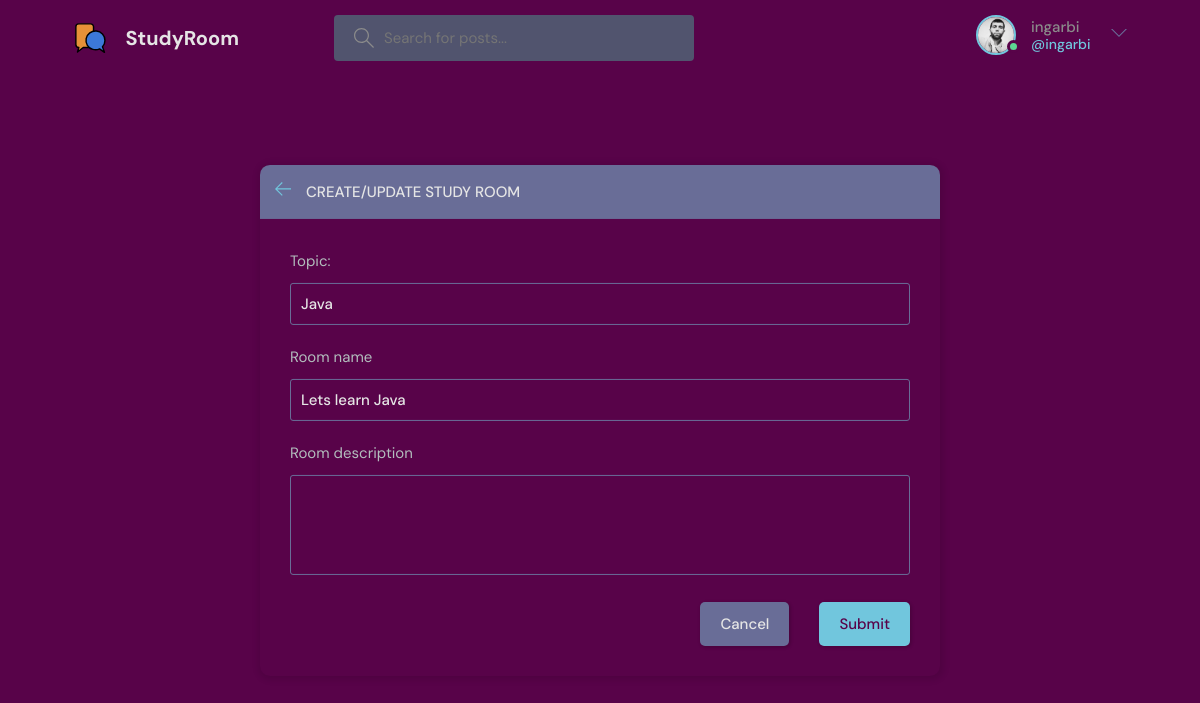
Page /update-room/2/ (signed in) on the committed database.
### base/models.py (models this page shows, shortened)
class User(AbstractUser):
    name = models.CharField(max_length=200, null=True)
    username = models.CharField(max_length=200, null=True)
    email = models.EmailField(unique=True, null=True)
    bio = models.TextField(null=True)
    avatar = models.ImageField(null=True, default="avatar.svg")
    objects = UserManager()
    USERNAME_FIELD = 'email'
    REQUIRED_FIELDS = []

class Room(models.Model):
    host = models.ForeignKey(User, on_delete=models.SET_NULL, null=True)
    topic = models.ForeignKey(Topic, on_delete=models.SET_NULL, null=True)
    name = models.CharField(max_length=200)
    description = models.TextField(null=True, blank=True)
    participants = models.ManyToManyField(
        User, related_name='participants', blank=True)
    updated = models.DateTimeField(auto_now=True)
    created = models.DateTimeField(auto_now_add=True)
    class Meta:
        ordering = ['-updated', '-created']

class Topic(models.Model):
    name = models.CharField(max_length=200)

### base/views.py (the view, shortened to what this page needs)
# urls.py: path('update-room/<str:pk>/', views.updateRoom, name="update-room"),
@login_required(login_url='login')
def updateRoom(request, pk):
    room = Room.objects.get(id=pk)
    form = RoomForm(instance=room)
    topics = Topic.objects.all()
    if request.user != room.host:
        return HttpResponse("You are not allowed here")
    context = {'form': form, 'topics':topics, 'room':room}
    return render(request, 'base/room_form.html', context)

### base/forms.py
class RoomForm(ModelForm):
    class Meta:
        model = Room
        fields = '__all__'
        exclude = ['host', 'participants']

### base/templates/base/room_form.html (shortened to what this page needs)
{% extends 'main.html' %}
{% block content%}
  <main class="create-room layout">
    <div class="container">
      <div class="layout__box">
        <div class="layout__boxHeader">
          <div class="layout__boxTitle">
            <a href="{% url 'home' %}">
              <svg version="1.1" xmlns="http://www.w3.org/2000/svg" width="32" height="32" viewBox="0 0 32 32">
                <title>arrow-left</title>
                <path
                  d="M13.723 2.286l-13.723 13.714 13.719 13.714 1.616-1.611-10.96-10.96h27.625v-2.286h-27.625l10.965-10.965-1.616-1.607z">
                </path>
              </svg>
            </a>
            <h3>Create/Update Study Room</h3>
          </div>
        </div>
        <div class="layout__body">
          <form class="form" action="" method="POST">
            <div class="form__group">
              <label for="room_topic">Topic:</label>
              <input required type="text" value="{{room.topic.name}}" name="topic" list="topic-list">
              </div>
            <div class="form__group">
              <label for="room_name">Room name</label>
              {{form.name}}
            </div>
            <div class="form__group">
              <label for="room_name">Room description</label>
              {{form.description}}
            </div>
            <div class="form__action">
              <a class="btn btn--dark" href="{{request.META.HTTP_REFERER}}">Cancel</a>
              <button class="btn btn--main" type="submit">Submit</button>
            </div>
          </form>
        </div>
      </div>
    </div>
  </main>
{% endblock content %}

### templates/navbar.html (shortened to what this page needs)
{% load static %}
<header class="header header--loggedIn">
    <div class="container">
      <a href="{% url 'home' %}" class="header__logo">
        <img src="{% static 'images/logo.svg' %}" />
        <h1>StudyRoom</h1>
      </a>
      <form class="header__search" method="GET" action="{% url 'home' %}">
        <label>
          <input name="q" placeholder="Search for posts..." />
        </label>
      </form>
      <nav class="header__menu">
        {% if request.user.is_authenticated %}
        <div class="header__user">
          <a href="{% url 'update-user' %}">
            <div class="avatar avatar--medium active">
              <img src="{{request.user.avatar.url}}" />
            </div>
            <p>{{request.user.username}} <span>@{{request.user.username}}</span></p>
          </a>
          <button class="dropdown-button">
            <svg version="1.1" xmlns="http://www.w3.org/2000/svg" width="32" height="32" viewBox="0 0 32 32">
              <title>chevron-down</title>
              <path d="M16 21l-13-13h-3l16 16 16-16h-3l-13 13z"></path>
            </svg>
          </button>
        </div>
        {% else %}
        <a href="{% url 'login' %}">
          <img src="{% static 'images/avatar.svg' %}" />
          <p>Login</p>
        </a>
        {% endif %}
      </nav>
    </div>
  </header>

### rows in the picture
User: user.avatar (picture), user.username "ingarbi"
Room: topic "Java", name "Lets learn Java"
